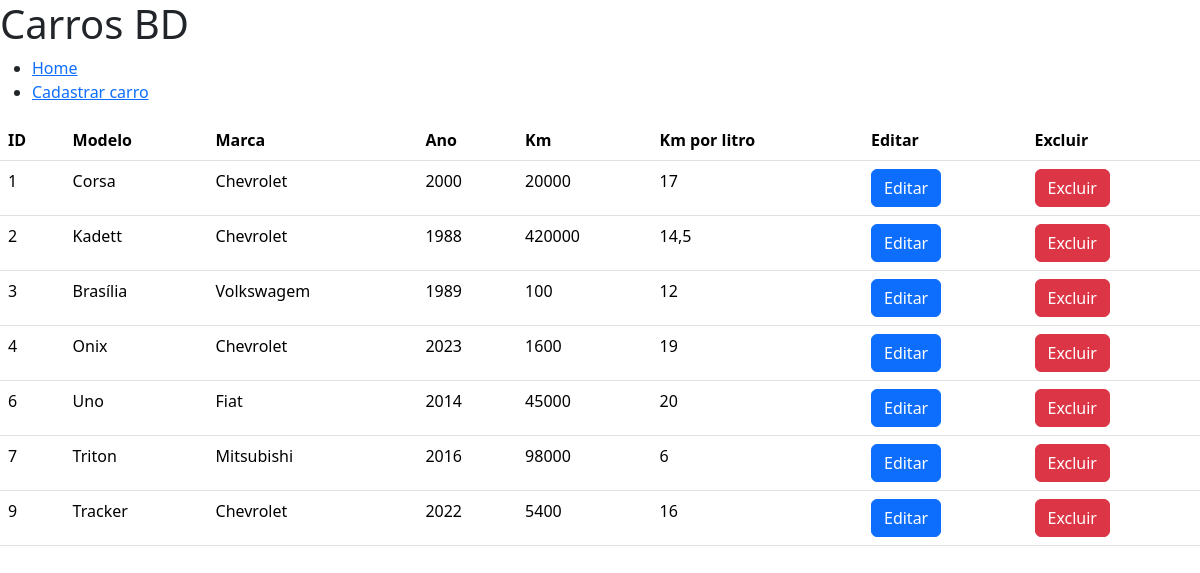
Before: / with the older database file.
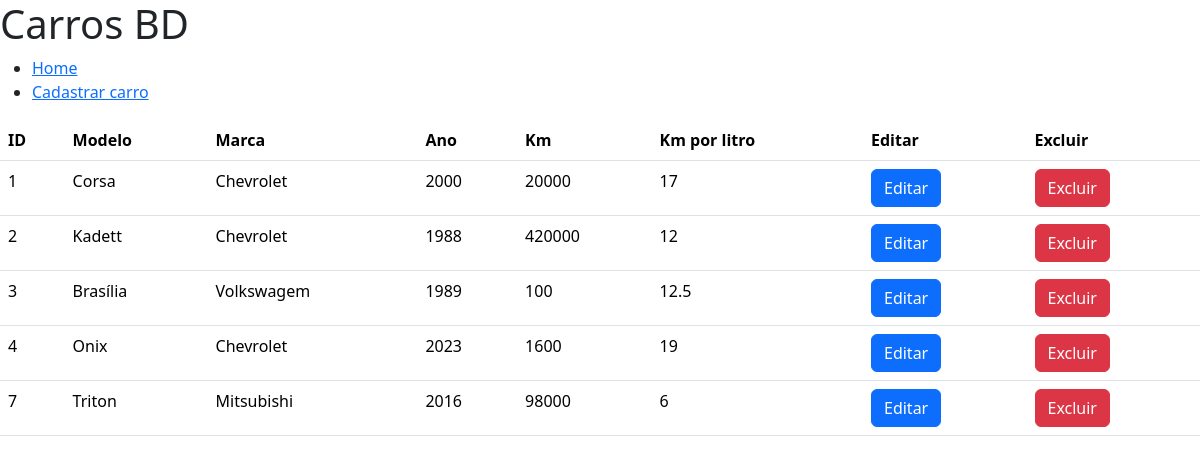
After: the same page with the newer database file.
### tables this page shows
CREATE TABLE carros (
	id INTEGER PRIMARY KEY AUTOINCREMENT,
	modelo TEXT NOT NULL,
	marca TEXT NOT NULL,
	ano INTEGER NOT NULL,
	km INTEGER DEFAULT (0),
	km_por_litro REAL 
);

### index.php (the view, shortened to what this page needs)
<?php
$conn = new PDO("sqlite:carros.sqlite");
$conn->setAttribute(PDO::ATTR_DEFAULT_FETCH_MODE, PDO::FETCH_OBJ);
?>
<!DOCTYPE html>
<html lang="en">
<head>
    <link href="https://cdn.jsdelivr.net/npm/bootstrap@5.3.2/dist/css/bootstrap.min.css" rel="stylesheet">
</head>
<body>
    <h1>Carros BD</h1>
    <nav>
        <ul>
            <li><a href="index.php">Home</a></li>
            <li><a href="form.php">Cadastrar carro</a></li>
        </ul>
    </nav>
    <main>
        <table class="table">
            <tr>
                <th>ID</th>
                <th>Modelo</th>
                <th>Marca</th>
                <th>Ano</th>
                <th>Km</th>
                <th>Km por litro</th>
                <th>Editar</th>
                <th>Excluir</th>
            </tr>
            <?php
            $q = $conn->query("SELECT * FROM carros;");
            $carros = $q->fetchAll();
            foreach($carros as $c):
            ?>
            <tr>
                <td><?= $c->id ?></td>
                <td><?= $c->modelo ?></td>
                <td><?= $c->marca ?></td>
                <td><?= $c->ano ?></td>
                <td><?= $c->km ?></td>
                <td><?= $c->km_por_litro?></td>
                <td><a href="form.php?id=<?= $c->id ?>"  class="btn btn-primary">Editar</button> </td>
                <td><a href="ws/salvar.php?id=<?= $c->id ?>"  class="btn btn-danger">Excluir</button> </td>
            </tr>
            <?php
            endforeach;
            ?>
        </table>
    </main>
</body>
</html>

Changed rows visible on the page:
removed carros: id "6", modelo "Uno", marca "Fiat", ano "2014", km "45000", km_por_litro "20"
removed carros: id "9", modelo "Tracker", marca "Chevrolet", ano "2022", km "5400", km_por_litro "16"
changed carros "Kadett": km_por_litro "14,5" → "12"
changed carros "Brasília": km_por_litro "12" → "12.5"
